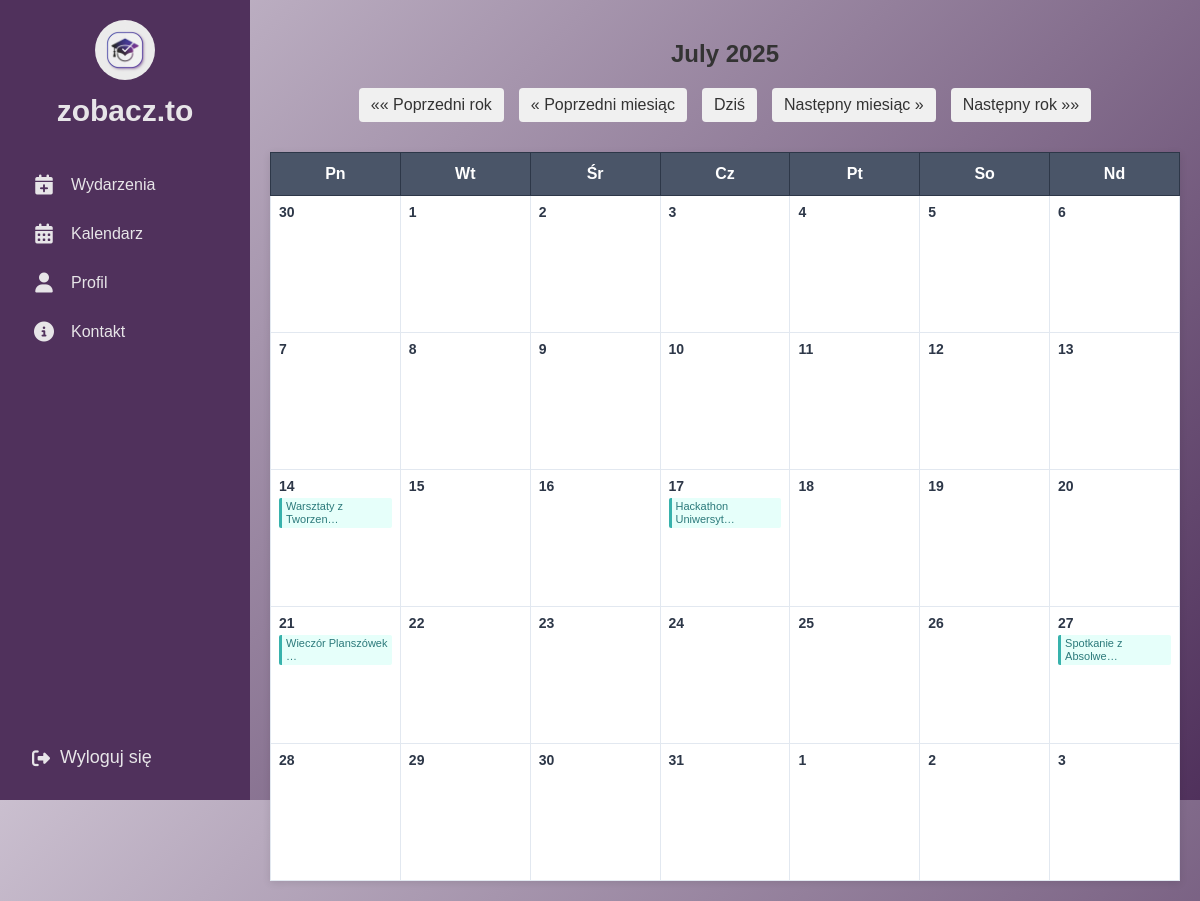
Screenshot of /events/calendar/2025/7/ with the database file from the repository.
### events/models.py (models this page shows, shortened)
class Event(models.Model):
    title = models.CharField("Tytuł", max_length=200)
    description = models.TextField("Opis wydarzenia")
    date = models.DateTimeField("Data")
    location = models.CharField("Lokalizacja", max_length=200)
    created_by = models.ForeignKey(User, on_delete=models.CASCADE, related_name="created_events")
    image = models.ImageField(upload_to='event_images/', null=True, blank=True)

### events/views.py (the view)
# urls.py: path("calendar/", views.custom_calendar_view, name="custom-calendar"),
def custom_calendar_view(request, year=None, month=None):
    today = date.today()
    year = int(year) if year else today.year
    month = int(month) if month else today.month
    cal = calendar.Calendar(firstweekday=0)  # Monday start
    month_days = cal.itermonthdates(year, month)
    events = Event.objects.filter(date__year=year, date__month=month)
    events_by_day = {}
    for event in events:
        day = event.date.date()
        events_by_day.setdefault(day, []).append(event)
    month_days_with_events = []
    for day in month_days:
        day_events = events_by_day.get(day, [])
        month_days_with_events.append({
            'day': day,
            'events': day_events
        })
    day_names = ["Pn", "Wt", "Śr", "Cz", "Pt", "So", "Nd"]
    context = {
        "month_days": month_days_with_events,
        "year": year,
        "month": month,
        "month_name": calendar.month_name[month],
        "day_names": day_names,
    }
    return render(request, "events/custom_calendar.html", context)

### templates/events/custom_calendar.html (shortened to what this page needs)
{% extends "base.html" %}
{% load static %}
{% block content %}
<div class="calendar-container">
    <div class="calendar-header">
        <h2>{{ month_name }} {{ year }}</h2>
    </div>
    <div class="calendar-navigation">
        <a href="{% url 'custom-calendar' year=year|add:'-1' month=month %}">&laquo;&laquo; Poprzedni rok</a>
        <a href="{% url 'custom-calendar' year=year month=month|add:'-1' %}">&laquo; Poprzedni miesiąc</a>
        <a href="{% url 'custom-calendar' %}">Dziś</a>
        <a href="{% url 'custom-calendar' year=year month=month|add:'1' %}">Następny miesiąc &raquo;</a>
        <a href="{% url 'custom-calendar' year=year|add:'1' month=month %}">Następny rok &raquo;&raquo;</a>
    </div>
    <table class="calendar-table">
        <thead>
            <tr>
                {% for day_name in day_names %}
                <th>{{ day_name }}</th>
                {% endfor %}
            </tr>
        </thead>
        <tbody>
            <tr>
            {% for day_data in month_days %}
                {% if forloop.counter0|divisibleby:7 and not forloop.first %}
                    </tr><tr>
                {% endif %}
                <td>
                    <div class="day-number">{{ day_data.day.day }}</div>
                    {% if day_data.events %}
                        <ul class="events-list">
                        {% for event in day_data.events %}
                            <li><a href="{% url 'event_detail' event.id %}" title="{{ event.title }}">{{ event.title|truncatechars:20 }}</a></li>
                        {% endfor %}
                        </ul>
                    {% endif %}
                </td>
            {% endfor %}
            </tr>
        </tbody>
    </table>
</div>
{% endblock %}

### static/css/home.css (style rules this page uses)
:root { --light-purple: #CABFCF; --dark-purple: #50315C; --medium-purple: #583D9C; --white: #E7E5E8; --blue-purple: #4941A1; }
body { margin: 0; font-family: 'Arial', sans-serif; background: linear-gradient(135deg, var(--light-purple), var(--dark-purple)); height: 100vh; overflow-x: hidden; }

### templates/events/custom_calendar.html (style rules this page uses)
.calendar-container { max-width: 1200px; margin: 0 auto; padding: 20px; }
.calendar-header { text-align: center; margin-bottom: 20px; }
.calendar-navigation { display: flex; justify-content: center; gap: 15px; margin-bottom: 30px; flex-wrap: wrap; }
.calendar-navigation a { padding: 8px 12px; background-color: #f0f0f0; text-decoration: none; border-radius: 4px; color: #333; transition: background-color 0.2s; }
.calendar-table { width: 100%; border-collapse: collapse; box-shadow: 0 2px 8px rgba(0,0,0,0.1); background: white; }
.calendar-table th { background-color: #4a5568; color: white; padding: 12px 8px; text-align: center; font-weight: bold; border: 1px solid #2d3748; }
.calendar-table td { width: 14.28%; height: 120px; vertical-align: top; padding: 8px; border: 1px solid #e2e8f0; position: relative; background-color: #fff; }
.day-number { font-weight: bold; font-size: 14px; color: #2d3748; margin-bottom: 4px; }
.events-list { list-style: none; padding: 0; margin: 0; font-size: 11px; }
.events-list li { margin-bottom: 2px; padding: 2px 4px; background-color: #e6fffa; border-left: 3px solid #38b2ac; border-radius: 2px; line-height: 1.2; }
.events-list a { color: #2c7a7b; text-decoration: none; display: block; word-wrap: break-word; hyphens: auto; }

### rows the page displays
Event: title "Warsztaty z Tworzen…"
Event: title "Hackathon Uniwersyt…"
Event: title "Wieczór Planszówek …"
Event: title "Spotkanie z Absolwe…"

### other values shown
{{ month_name }} "July"
{{ year }} "2025"
{{ day_name }} "Pn" "Wt" "Śr" "Cz" "Pt" "So" "Nd"
{{ day_data.day.day }} "30" "1" "2" "3" "4" "5" "6" "7" "8" "9" "10" "11" "12" "13" "14" "15" "16" "17" "18" "19" "20" "21" "22" "23" "24" "25" "26" "27" "28" "29" "30" "31" "1" "2" "3"
